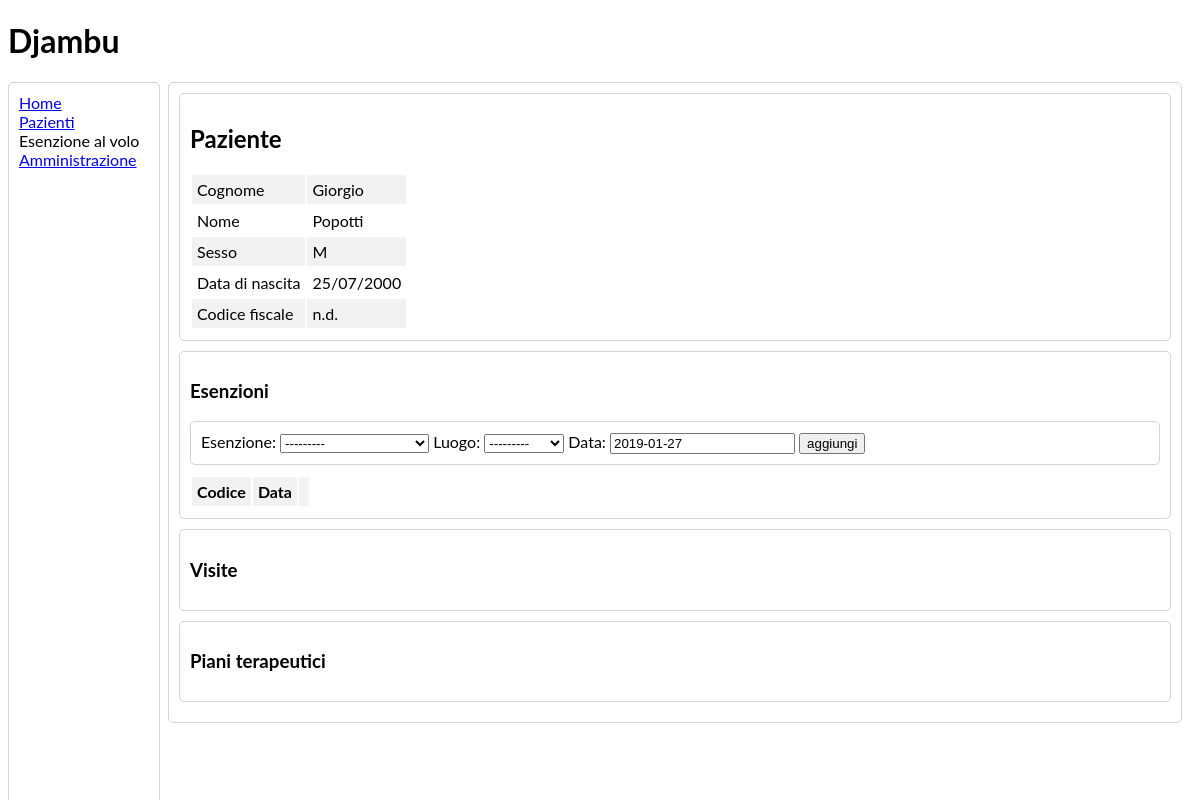
Page /patients/7/ on the earlier database version.
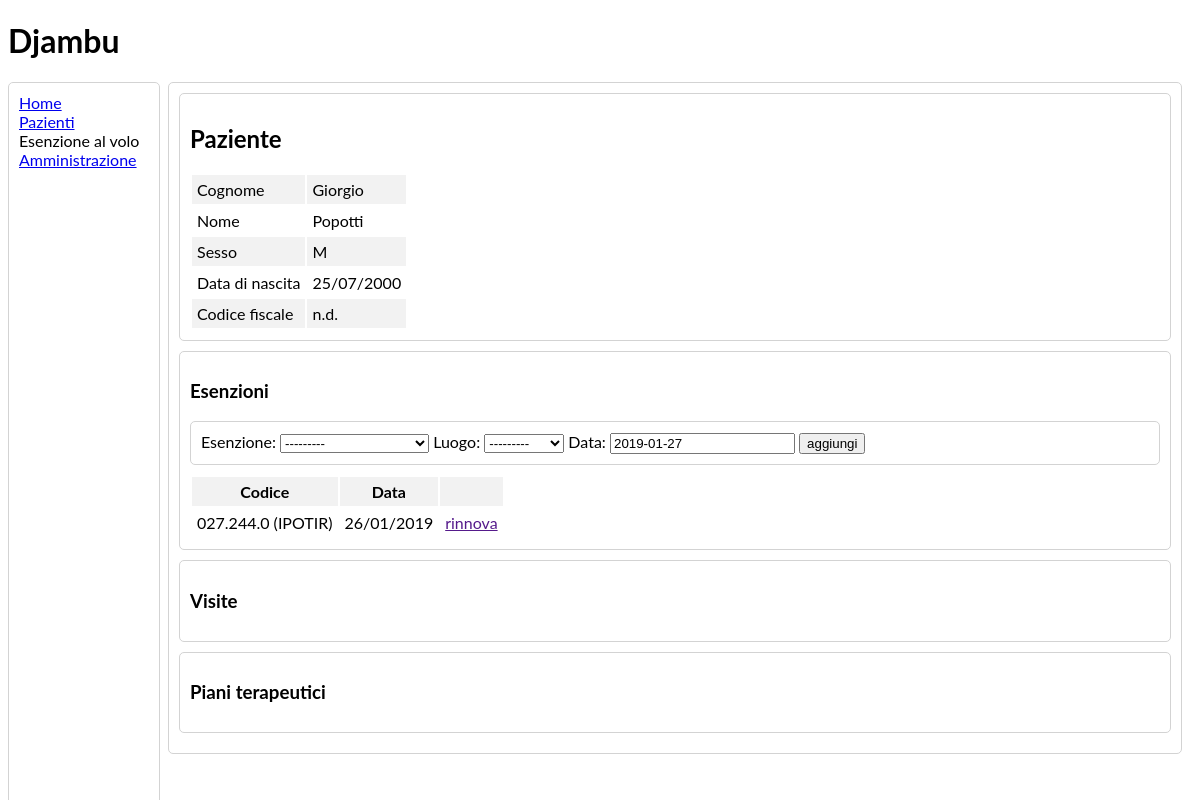
Same page on the later database version.
### patients/models.py (models this page shows, shortened)
class Exemption(models.Model):
    patient = models.ForeignKey(Patient, on_delete=models.SET_NULL, null=True,
                                blank=True, verbose_name='paziente')
    exemption = models.ForeignKey(ExemptionCodes, on_delete=models.SET_NULL,
                                  null=True, verbose_name='esenzione')
    name = models.CharField(max_length=150, null=True, default=' ',
                            blank=True, verbose_name='nome paziente')
    birth_place = models.CharField(max_length=50, null=True, blank=True,
                                   verbose_name='luogo di nascita',
                                   default=None)
    birth_date = models.DateField(verbose_name='data di nascita', null=True,
                                  blank=True, default=None)
    signature_place = models.ForeignKey(Place, verbose_name='luogo',
                                        on_delete=models.CASCADE)
    signature_date = models.DateField(verbose_name='data',
                                      default=utils.timezone.now)
    class Meta:
        verbose_name = 'esenzione'
        verbose_name_plural = 'esenzioni'

class ExemptionCodes(models.Model):
    code = models.CharField(max_length=10, verbose_name='codice')
    name = models.CharField(max_length=200, verbose_name='nome')
    short_name = models.CharField(max_length=10, verbose_name='abbreviazione')
    def __str__(self):
        return self.code + ' (' + self.short_name + ')'
    class Meta:
        verbose_name = 'codice esenzione'
        verbose_name_plural = 'codici esenzione'

### patients/views.py (the view)
# urls.py: path('<int:pk>/', PatientDetailView.as_view(),
class PatientDetailView(DetailView):
    model = Patient
    template_name = 'patients/patient_detail.html'
    def get_context_data(self, **kwargs):
        context = super().get_context_data(**kwargs)
        context['exemptions'] = Exemption.objects.filter(
                patient_id=self.object.pk)
        context['exemption_form'] = RapidExemptionForm()
        return context

### patients/forms.py
class RapidExemptionForm(forms.ModelForm):
    class Meta:
        model = Exemption
        fields = ['patient', 'exemption', 'signature_place', 'signature_date']

### patients/models.py (called while the page is built)
    def __str__(self):
        return self.municipality

### patients/templates/patients/patient_detail.html (shortened to what this page needs)
{% extends './base_djambu.html' %}
{% block content %}
  <div class="round-border-panel">
    <div class="round-border-panel">
      <h2>Paziente</h2>
        <table class="table-no-background">
          <tr>
            <td>Cognome</td>
            <td>{{ object.last_name|capfirst }}</td>
          </tr>
          <tr>
            <td>Nome</td>
            <td>{{ object.first_name|capfirst }}</td>
          </tr>
          <tr>
            <td>Sesso</td>
            <td>{{ object.sex|capfirst }}</td>
          </tr>
          <tr>
            <td>Data di nascita</td>
            <td>{{ object.birth_date|date:'d/m/Y' }}</td>
          </tr>
          <tr>
            <td>Codice fiscale</td>
            <td>{{ object.fiscal_code|default:'n.d.' }}</td>
          </tr>
        </table>
     </div>
    {% include 'patients/panel_exemptions.html' %}
    {% include 'patients/panel_visits.html' %}
    {% include 'patients/panel_plans.html' %}
  </div>
{% endblock %}

### patients/templates/patients/panel_exemptions.html
<div class="round-border-panel">
  <h3>Esenzioni</h3>
  {% include 'patients/rapid_exemption_form.html' %}
  <table>
    <tr>
      <th>Codice</th>
      <th>Data</th>
      <th></th>
    </tr>
    {% for e in exemptions %}
      <tr>
        <td>{{ e.exemption }}</td>
        <td>{{ e.signature_date|date:'d/m/Y' }}</td>
        <td><a href="">rinnova</a><br></td>
      </tr>
    {% endfor %}
  </table>
</div>

Differences in the rows shown:
added Exemption: exemption "027.244.0 (IPOTIR)", signature_date "26/01/2019"
